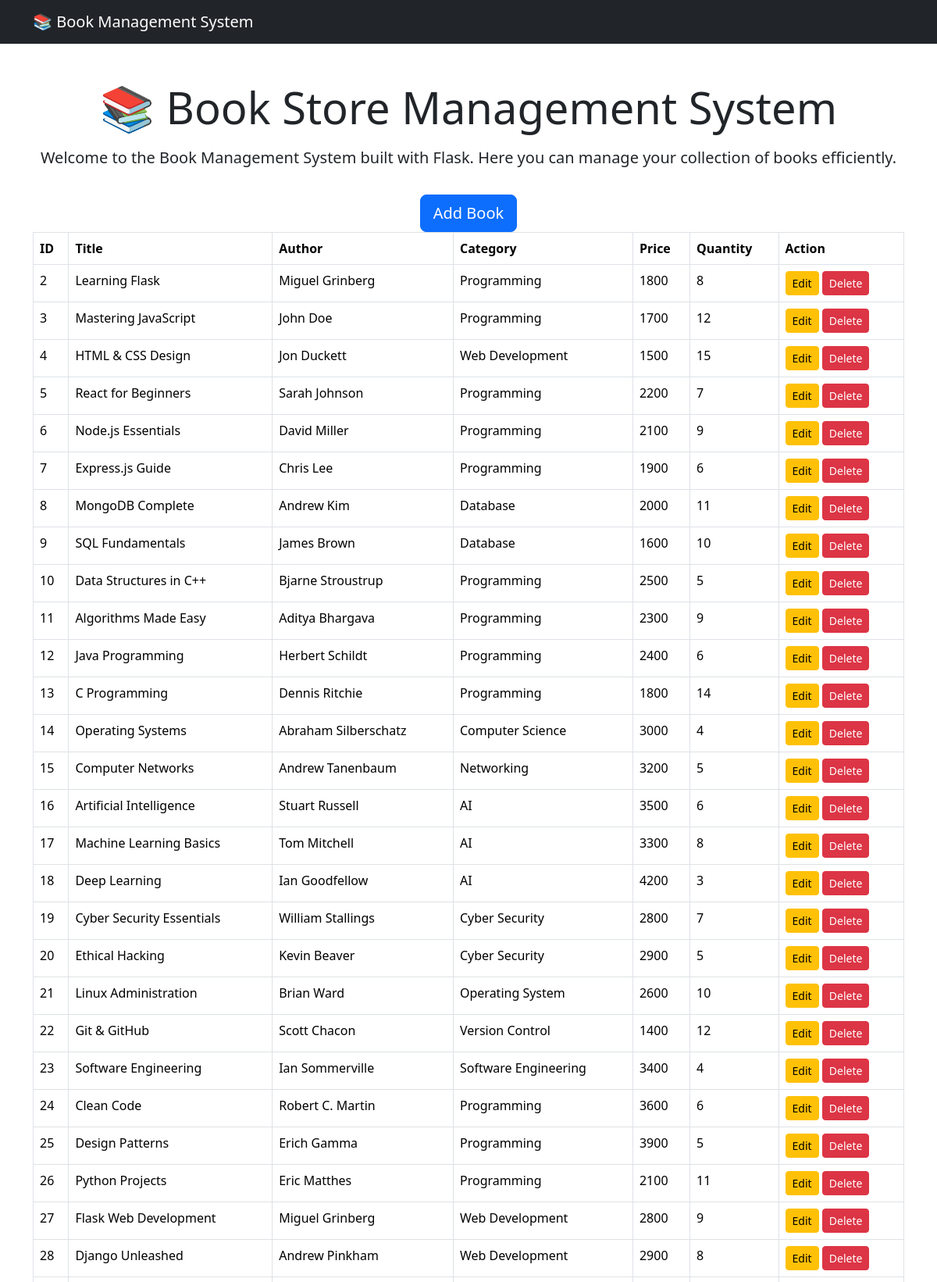
The page / (upper part) on the database its author committed.
### app.py (models this page shows)
class Book(db.Model):
    id = db.Column(db.Integer, primary_key=True)
    title = db.Column(db.String(100), unique=True, nullable=False)
    author = db.Column(db.String(100), nullable=False)
    category = db.Column(db.String(100), nullable=False)
    price = db.Column(db.Integer, nullable=False)
    quantity = db.Column(db.Integer, nullable=False)

### app.py (the view)
@app.route("/")
def home():
    books = Book.query.all()
    return render_template("index.html", books=books)

### templates/index.html (shortened to what this page needs)
{% extends "base.html" %}
{% block content %}
<div class="text-center">
    <h1 class="display-4 mb-3">
        📚 Book Store Management System
    </h1>
    <p class="lead">
        Welcome to the Book Management System built with Flask.
        Here you can manage your collection of books efficiently.
    </p>
    <a href="/add" class="btn btn-primary btn-lg mt-3">
    Add Book
</a>
</div>
<table class="table table-bordered">
    <thead>
        <tr>
            <th>ID</th>
            <th>Title</th>
            <th>Author</th>
            <th>Category</th>
            <th>Price</th>
            <th>Quantity</th>
            <th>Action</th>
        </tr>
    </thead>
    <tbody>
        {% for book in books %}
        <tr>
            <td>{{ book.id }}</td>
            <td>{{ book.title }}</td>
            <td>{{ book.author }}</td>
            <td>{{ book.category }}</td>
            <td>{{ book.price }}</td>
            <td>{{ book.quantity }}</td>
            <td>
    <a href="/edit/{{ book.id }}" class="btn btn-warning btn-sm">
        Edit
    </a>
    <a href="/delete/{{ book.id }}"
       class="btn btn-danger btn-sm"
       onclick="return confirm('Delete this book?')">
        Delete
    </a>
</td>
        </tr>
        {% endfor %}
    </tbody>
</table>
{% endblock %}

### templates/base.html (shortened to what this page needs)
<!DOCTYPE html>
<html lang="en">
<head>
    <link href="https://cdn.jsdelivr.net/npm/bootstrap@5.3.7/dist/css/bootstrap.min.css" rel="stylesheet">
</head>
<body>
    <nav class="navbar navbar-dark bg-dark">
        <div class="container">
            <a class="navbar-brand" href="/">📚 Book Management System</a>
        </div>
    </nav>
    <div class="container mt-5">
        {% block content %}
        {% endblock %}
    </div>
</body>
</html>

### rows shown on the page
Book: id "2", title "Learning Flask", author "Miguel Grinberg", category "Programming", price "1800", quantity "8"
Book: id "3", title "Mastering JavaScript", author "John Doe", category "Programming", price "1700", quantity "12"
Book: id "4", title "HTML & CSS Design", author "Jon Duckett", category "Web Development", price "1500", quantity "15"
Book: id "5", title "React for Beginners", author "Sarah Johnson", category "Programming", price "2200", quantity "7"
Book: id "6", title "Node.js Essentials", author "David Miller", category "Programming", price "2100", quantity "9"
Book: id "7", title "Express.js Guide", author "Chris Lee", category "Programming", price "1900", quantity "6"
Book: id "8", title "MongoDB Complete", author "Andrew Kim", category "Database", price "2000", quantity "11"
Book: id "9", title "SQL Fundamentals", author "James Brown", category "Database", price "1600", quantity "10"
Book: id "10", title "Data Structures in C++", author "Bjarne Stroustrup", category "Programming", price "2500", quantity "5"
Book: id "11", title "Algorithms Made Easy", author "Aditya Bhargava", category "Programming", price "2300", quantity "9"
Book: id "12", title "Java Programming", author "Herbert Schildt", category "Programming", price "2400", quantity "6"
Book: id "13", title "C Programming", author "Dennis Ritchie", category "Programming", price "1800", quantity "14"
Book: id "14", title "Operating Systems", author "Abraham Silberschatz", category "Computer Science", price "3000", quantity "4"
Book: id "15", title "Computer Networks", author "Andrew Tanenbaum", category "Networking", price "3200", quantity "5"
Book: id "16", title "Artificial Intelligence", author "Stuart Russell", category "AI", price "3500", quantity "6"
Book: id "17", title "Machine Learning Basics", author "Tom Mitchell", category "AI", price "3300", quantity "8"
Book: id "18", title "Deep Learning", author "Ian Goodfellow", category "AI", price "4200", quantity "3"
Book: id "19", title "Cyber Security Essentials", author "William Stallings", category "Cyber Security", price "2800", quantity "7"
Book: id "20", title "Ethical Hacking", author "Kevin Beaver", category "Cyber Security", price "2900", quantity "5"
Book: id "21", title "Linux Administration", author "Brian Ward", category "Operating System", price "2600", quantity "10"
Book: id "22", title "Git & GitHub", author "Scott Chacon", category "Version Control", price "1400", quantity "12"
Book: id "23", title "Software Engineering", author "Ian Sommerville", category "Software Engineering", price "3400", quantity "4"
Book: id "24", title "Clean Code", author "Robert C. Martin", category "Programming", price "3600", quantity "6"
Book: id "25", title "Design Patterns", author "Erich Gamma", category "Programming", price "3900", quantity "5"
Book: id "26", title "Python Projects", author "Eric Matthes", category "Programming", price "2100", quantity "11"
Book: id "27", title "Flask Web Development", author "Miguel Grinberg", category "Web Development", price "2800", quantity "9"
Book: id "28", title "Django Unleashed", author "Andrew Pinkham", category "Web Development", price "2900", quantity "8"
